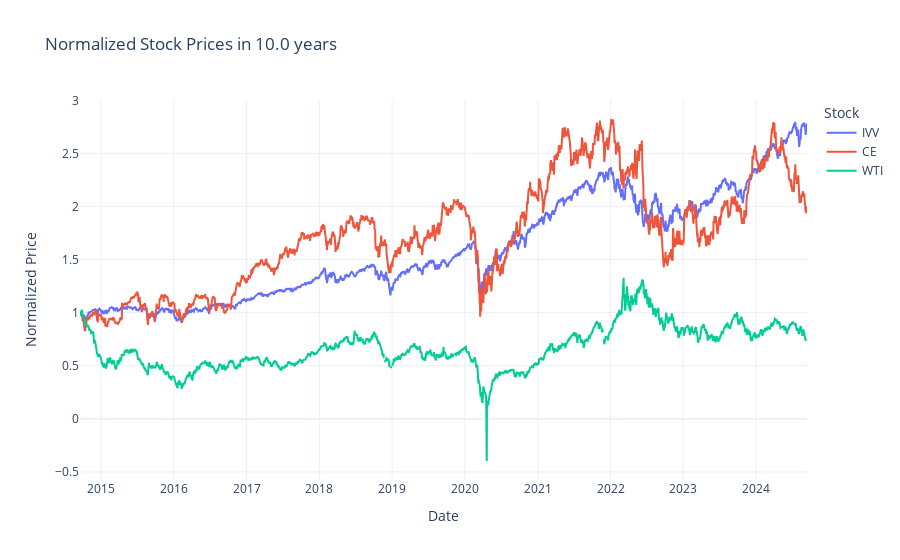

The notebook cell this image was saved under:
### Code cell
stock_daily_ts_consolidate_normalized_df = stock_daily_ts_consolidate_df / stock_daily_ts_consolidate_df.iloc[-1]


# Create a Plotly figure
fig = go.Figure()

# Add traces for each stock
for column in stock_daily_ts_consolidate_normalized_df.columns:
    fig.add_trace(go.Scatter(
        x=stock_daily_ts_consolidate_normalized_df.index,
        y=stock_daily_ts_consolidate_normalized_df[column],
        mode='lines',
        name=column
    ))

# Customize layout
fig.update_layout(
    title=f'Normalized Stock Prices in {window_days/365} years',
    xaxis_title='Date',
    yaxis_title='Normalized Price',
    legend_title='Stock',
    template='plotly_white'
)

# Show the plot
fig.show()

### Figure 1 — Plotly figure (JSON) as saved in the notebook; plotly's stock layout.template omitted (floating-point values rounded to 4 significant figures; data arrays with more than 128 entries replaced by an {"elided": "..."} marker saying what was removed)
{"data": [{"mode": "lines", "name": "IVV", "type": "scatter", "x": {"elided": "2514 str values"}, "y": {"elided": "2514 float values"}}, {"mode": "lines", "name": "CE", "type": "scatter", "x": {"elided": "2514 str values"}, "y": {"elided": "2514 float values"}}, {"mode": "lines", "name": "WTI", "type": "scatter", "x": {"elided": "2514 str values"}, "y": {"elided": "2514 float values"}}], "layout": {"legend": {"title": {"text": "Stock"}}, "title": {"text": "Normalized Stock Prices in 10.0 years"}, "xaxis": {"title": {"text": "Date"}}, "yaxis": {"title": {"text": "Normalized Price"}}}}
